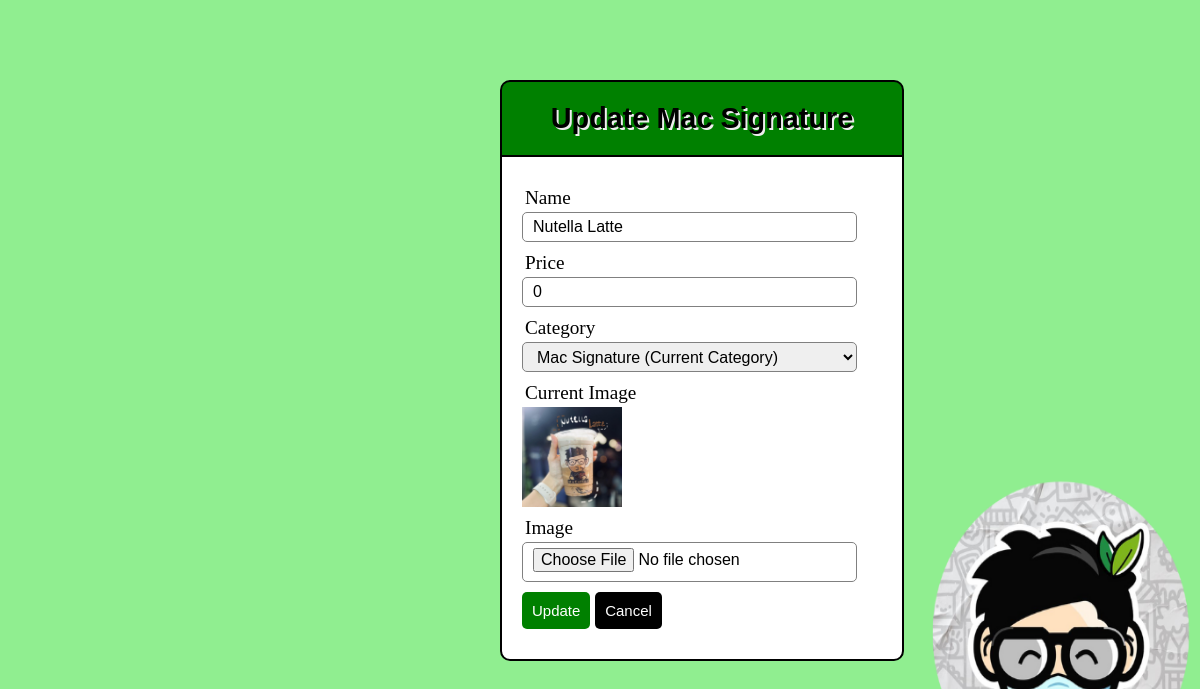
Screenshot of /admin/editMacSignature.php?id=135 (signed in) with the database file from the repository.
### tables this page shows
CREATE TABLE `product` (
  `id` int(250) NOT NULL,
  `name` varchar(100) NOT NULL,
  `price` int(255) NOT NULL,
  `16oz` int(255) NOT NULL,
  `22oz` int(255) NOT NULL,
  `medium` int(255) NOT NULL,
  `large` int(255) NOT NULL,
  `oneliter` int(255) NOT NULL,
  `category` varchar(255) NOT NULL,
  `image_dir` varchar(255) NOT NULL
);

### admin/editMacSignature.php (the view, shortened to what this page needs)
<?php
include('../includes/functions.php');
$id=$_GET["id"];
    $name="";
	$price="";
	$image_dir="";
	$category="";
	$res=mysqli_query($db,"SELECT * FROM product where id=$id");
	while ($row = mysqli_fetch_array($res))
	{
	$name=$row["name"];
	$price=$row["price"];
	$image_dir=$row["image_dir"];
	$category=$row["category"];
	}
?>
<html lang="en">
<head>
  <link rel="stylesheet" href="edit.css?v=<?php echo time();?>"/>
</head>
<body>
	<div class="header">
		<h2>Update Mac Signature</h2>
	</div>
	 	  <form action="" name="" method="post" enctype="multipart/form-data">
		<div class="input-group">
			<label>Name</label>
			<input type="text" name="name" autocomplete="off"  value="<?php echo $name; ?>">
		</div>
			<div class="input-group">
		<label> Price</label>
		<input type="text" name="price" autocomplete="off"  value="<?php echo $price; ?>">
	    </div>
		<div class="input-group">
			<label>Category</label>
			<select name="category" id="">
				<option selected disabled>
					<?php
					if($category == 9){
						echo "Mac Cold Brew (Current Category)";
					} elseif($category == 10){
						echo "Mac Latte (Current Branch)";
					} else{
						echo "Mac Signature (Current Category)";
					} ?>
				</option>
			</select>
		</div>
		<div class="input-group">
		<label>Current Image</label>
		<img src="../product/<?php echo $image_dir;  ?>" width="100px" height="100px">
		</div>
		<div class="input-group">
		<label>Image</label>
		<input style="height:40px;" type="file" name="new_image">
		</div>
		<div class="input-group">
			<button type="submit" class="btn" name="updateMacSignature"> Update </button>
			  <button type="submit" class="btn btn-danger" name="cancel"> Cancel </button>
		</div>
	</form>
</body>

### admin/edit.css (style rules this page uses)
* { margin: 0px; padding: 0px; }
body { font-size: 120%; background-image:url('../images/macteabg.png'); background-repeat:no-repeat; background-attachment:fixed; background-size:100% 100%; }
.header { width: 30%; margin: 80px auto 0px; margin-left: 500px; background: #008000; text-align: center; border: 2px solid #000000; border-bottom: none; border-radius: 10px 10px 0px 0px; padding: 20px; position: static; color:#000000; text-shadow: 2px 2px #eee; font-family: 'Bahnschrift SemiBold',SANS-SERIF; }
form, .content { width: 30%; margin: 0px auto; margin-left: 500px; padding: 20px; border: 2px solid #000000; background: white; border-radius: 0px 0px 10px 10px; position: fixed; }
.input-group { margin: 10px 0px 10px 0px; }
.input-group label { display: block; text-align: left; margin: 3px; }
.input-group input { height: 30px; width: 93%; padding: 5px 10px; font-size: 16px; border-radius: 5px; border: 1px solid gray; }
.input-group select { height: 30px; width: 93%; padding: 5px 10px; font-size: 16px; border-radius: 5px; border: 1px solid gray; }
.btn { padding: 10px; font-size: 15px; color: white; background: #008000; border: none; border-radius: 5px; cursor:pointer; }

### admin/editMacSignature.php (style rules this page uses)
button[name=cancel] { background: #000000; cursor:pointer; }

### rows the page displays
product: name "Nutella Latte", price "0", image_dir (picture)
